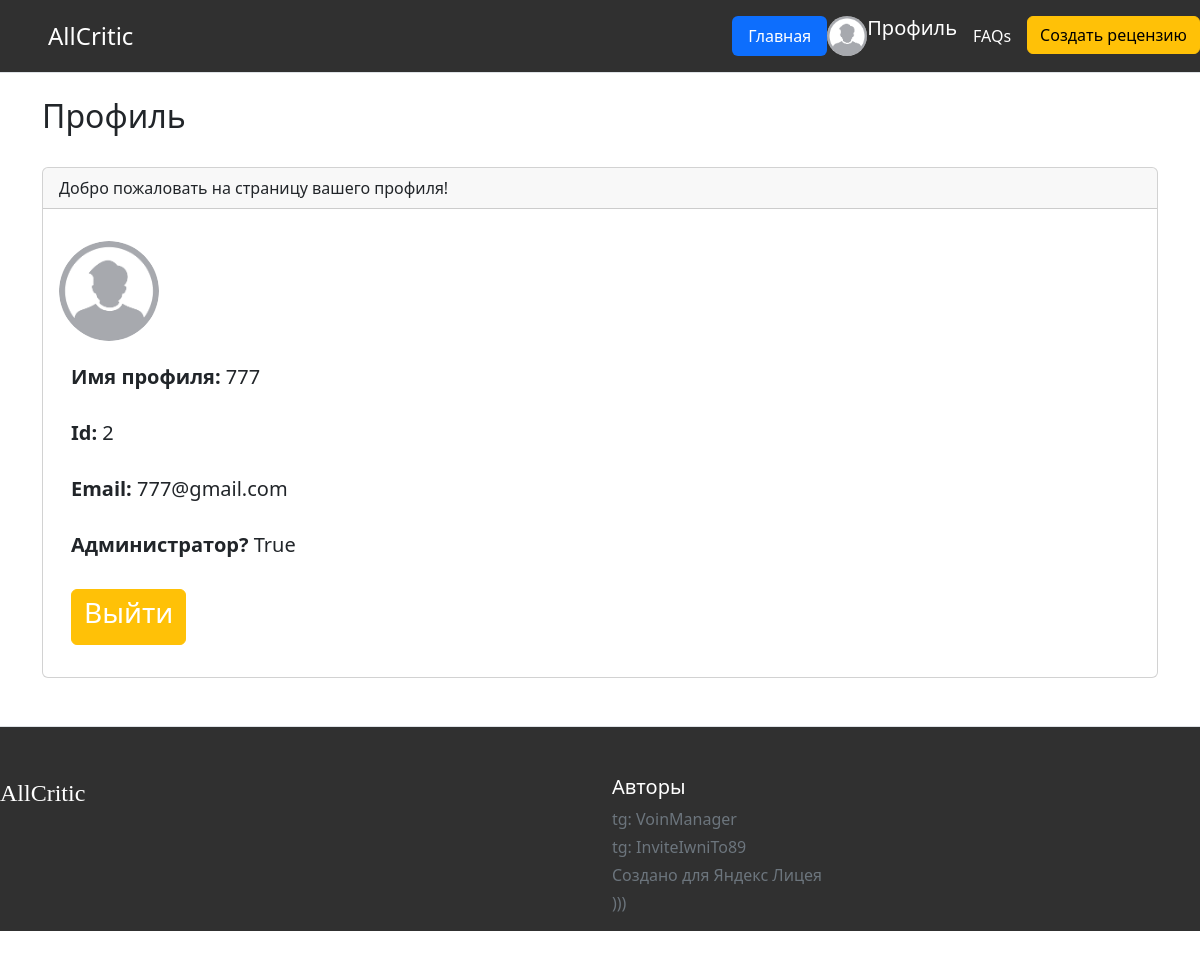
Screenshot of /profile (signed in) with the database file from the repository.
### main.py (models this page shows, shortened)
class User(SqlAlchemyBase, UserMixin):
    __tablename__ = 'users'
    id = sqlalchemy.Column(sqlalchemy.Integer, primary_key=True, autoincrement=True)
    name = sqlalchemy.Column(sqlalchemy.String(20), nullable=False, unique=True)
    email = sqlalchemy.Column(sqlalchemy.String, index=True, unique=True, nullable=True)
    image_file = sqlalchemy.Column(sqlalchemy.String(20), nullable=False,
                                   default='https://encrypted-tbn0.gstatic.com/images?q=tbn:ANd9GcRJx9X1j4gDIYI6mbjf2iO_x3DVLNg2CCvFgmlqIorCsA&s%22')
    hashed_password = sqlalchemy.Column(sqlalchemy.String, nullable=True)
    created_date = sqlalchemy.Column(sqlalchemy.DateTime, default=datetime.now(timezone.utc))
    is_admin = sqlalchemy.Column(sqlalchemy.Boolean, nullable=False)

### main.py (the view)
@app.route('/profile')
def profile():
    image_file = url_for('static', filename='profile_pics/' + current_user.image_file)
    return render_template('profile.html')

### main.py (called while the page is built)
@login_manager.user_loader
def load_user(user_id):
    return db.session.get(User, user_id)

### templates/profile.html (shortened to what this page needs)
{% extends 'base.html' %}
{% block body %}
<div class="container">
<h2>Профиль</h2>
<br>
<div class="card">
    <div class="card-header">
       Добро пожаловать на страницу вашего профиля!
    </div>
    <div class="card-body">
        <p class="card-text">
        <div class="col-4">
            <img class="rounded-circle account-img" width="100" height="100" src=" {{url_for('static', filename='profile_pics/default.png')}} ">
        </div><br>
            <div class="container">
            <div class="row">
                <div class="col-8">
                    <h5><strong>Имя профиля:</strong>
                    {{ current_user.name }}</h5><br>
                    <h5><strong>Id:</strong>
                    {{ current_user.id }}</h5><br>
                    <h5><strong>Email:</strong>
                    {{ current_user.email }}</h5><br>
                    <h5><strong>Администратор?</strong>
                    {{ current_user.is_admin }}</h5><br>
                </div>
            </div>
        <a class="btn btn-warning" href="/logout"><h3><font color="white">Выйти</font></h3></a>
    </div>
        </p>
    </div>
</div>
</div>
{% endblock %}

### rows the page displays
User: name "777", id "2", email "777@gmail.com", is_admin "True"
